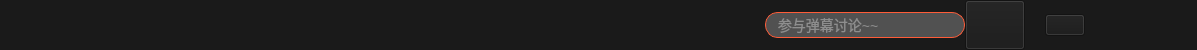
<?xml version="1.0" encoding="UTF-8"?>
<ui version="4.0">
 <class>ControlForm</class>
 <widget class="QWidget" name="ControlForm">
  <property name="geometry">
   <rect>
    <x>0</x>
    <y>0</y>
    <width>1197</width>
    <height>50</height>
   </rect>
  </property>
  <property name="windowTitle">
   <string>Form</string>
  </property>
  <layout class="QHBoxLayout" name="horizontalLayout_2">
   <property name="spacing">
    <number>0</number>
   </property>
   <property name="leftMargin">
    <number>0</number>
   </property>
   <property name="topMargin">
    <number>0</number>
   </property>
   <property name="rightMargin">
    <number>0</number>
   </property>
   <property name="bottomMargin">
    <number>0</number>
   </property>
   <item>
    <widget class="QStackedWidget" name="stackedWidget_control">
     <property name="minimumSize">
      <size>
       <width>0</width>
       <height>50</height>
      </size>
     </property>
     <property name="maximumSize">
      <size>
       <width>16777215</width>
       <height>50</height>
      </size>
     </property>
     <property name="styleSheet">
      <string notr="true">background-color: rgb(26, 26, 26);</string>
     </property>
     <widget class="QWidget" name="stackedWidget_playerPage1">
      <layout class="QHBoxLayout" name="horizontalLayout">
       <property name="spacing">
        <number>0</number>
       </property>
       <property name="leftMargin">
        <number>0</number>
       </property>
       <property name="topMargin">
        <number>0</number>
       </property>
       <property name="rightMargin">
        <number>0</number>
       </property>
       <property name="bottomMargin">
        <number>0</number>
       </property>
       <item>
        <spacer name="horizontalSpacer_3">
         <property name="orientation">
          <enum>Qt::Horizontal</enum>
         </property>
         <property name="sizeType">
          <enum>QSizePolicy::Fixed</enum>
         </property>
         <property name="sizeHint" stdset="0">
          <size>
           <width>20</width>
           <height>20</height>
          </size>
         </property>
        </spacer>
       </item>
       <item>
        <widget class="QPushButton" name="pushButton_previous">
         <property name="minimumSize">
          <size>
           <width>40</width>
           <height>40</height>
          </size>
         </property>
         <property name="styleSheet">
          <string notr="true">QPushButton
{
background-repeat:no-repeat;
background-color:transparent;
border: 1px solid transparent;
/*border-radius:15px;*/
}


QPushButton:pressed
{
border: 1px solid transparent;
}

QPushButton:hover
{

border: 1px solid transparent;
}

QToolTip
{
border:1px solid rgb(118, 118, 118); 
background-color: #ffffff;
color:#484848; font-size:12px;
}</string>
         </property>
         <property name="text">
          <string/>
         </property>
         <property name="flat">
          <bool>false</bool>
         </property>
        </widget>
       </item>
       <item>
        <spacer name="horizontalSpacer_5">
         <property name="orientation">
          <enum>Qt::Horizontal</enum>
         </property>
         <property name="sizeType">
          <enum>QSizePolicy::Fixed</enum>
         </property>
         <property name="sizeHint" stdset="0">
          <size>
           <width>20</width>
           <height>20</height>
          </size>
         </property>
        </spacer>
       </item>
       <item>
        <widget class="QPushButton" name="pushButton_pauseStart">
         <property name="minimumSize">
          <size>
           <width>40</width>
           <height>40</height>
          </size>
         </property>
         <property name="styleSheet">
          <string notr="true">QPushButton
{
background-color:transparent;
border: 1px solid transparent;
/*border-radius:15px;*/
}


QPushButton:pressed
{
border: 1px solid transparent;
}

QPushButton:hover
{
border: 1px solid transparent;
}

QToolTip
{
border:1px solid rgb(118, 118, 118); 
background-color: #ffffff;
color:#484848; font-size:12px;
}</string>
         </property>
         <property name="text">
          <string/>
         </property>
         <property name="flat">
          <bool>false</bool>
         </property>
        </widget>
       </item>
       <item>
        <spacer name="horizontalSpacer_4">
         <property name="orientation">
          <enum>Qt::Horizontal</enum>
         </property>
         <property name="sizeType">
          <enum>QSizePolicy::Fixed</enum>
         </property>
         <property name="sizeHint" stdset="0">
          <size>
           <width>20</width>
           <height>20</height>
          </size>
         </property>
        </spacer>
       </item>
       <item>
        <widget class="QPushButton" name="pushButton_next">
         <property name="minimumSize">
          <size>
           <width>40</width>
           <height>40</height>
          </size>
         </property>
         <property name="styleSheet">
          <string notr="true">QPushButton
{
background-color:transparent;
border: 1px solid transparent;
/*border-radius:15px;*/
}


QPushButton:pressed
{

border: 1px solid transparent;
}

QPushButton:hover
{

border: 1px solid transparent;
}

QToolTip
{
border:1px solid rgb(118, 118, 118); 
background-color: #ffffff;
color:#484848; font-size:12px;
}</string>
         </property>
         <property name="text">
          <string/>
         </property>
         <property name="flat">
          <bool>false</bool>
         </property>
        </widget>
       </item>
       <item>
        <spacer name="horizontalSpacer_20">
         <property name="orientation">
          <enum>Qt::Horizontal</enum>
         </property>
         <property name="sizeHint" stdset="0">
          <size>
           <width>40</width>
           <height>20</height>
          </size>
         </property>
        </spacer>
       </item>
       <item>
        <widget class="QLineEdit" name="lineEdit_danmu">
         <property name="minimumSize">
          <size>
           <width>35</width>
           <height>26</height>
          </size>
         </property>
         <property name="maximumSize">
          <size>
           <width>200</width>
           <height>26</height>
          </size>
         </property>
         <property name="styleSheet">
          <string notr="true">/*搜索框*/
QLineEdit
{
color:#cccccc;
font-family:&quot;微软雅黑&quot;;
font-size:14px;
background-color: rgb(81, 81, 81);
selection-background-color: #D1DBCB;
border:1px solid #ff5c38;
border-top-left-radius:13;
border-top-right-radius:13;
border-bottom-right-radius:13;
border-bottom-left-radius:13;
padding-right:10px;
padding-left:10px;
}


QLineEdit:hover
{
color:#cccccc;
font-family:&quot;微软雅黑&quot;;
font-size:14px;
selection-background-color: #D1DBCB;
border:1px solid #ff5c38;
border-top-left-radius:13;
border-top-right-radius:13;
border-bottom-right-radius:13;
border-bottom-left-radius:13;
padding-right:10px;
padding-left:10px;
}

</string>
         </property>
         <property name="text">
          <string/>
         </property>
         <property name="placeholderText">
          <string>参与弹幕讨论~~</string>
         </property>
        </widget>
       </item>
       <item>
        <widget class="QPushButton" name="pushButton_danmu">
         <property name="minimumSize">
          <size>
           <width>60</width>
           <height>50</height>
          </size>
         </property>
         <property name="maximumSize">
          <size>
           <width>60</width>
           <height>50</height>
          </size>
         </property>
         <property name="styleSheet">
          <string notr="true">QPushButton
{
border-image: url(:/images/tanmuClose.png);
}
QPushButton:checked
{
border-image: url(:/images/tanmuOpen.png);
border: 1px solid #5F92B2;
}
QPushButton:hover
{
/*background-color: qconicalgradient(cx:0.5, cy:0.522909, angle:179.9, 
	stop:0.494318 rgba(181, 225, 250, 255), stop:0.5 rgba(222, 242, 251, 255));*/
border: 1px solid #3C80B1;
border:none;
}

QToolTip
{
border:1px solid rgb(118, 118, 118); 
background-color: #ffffff;
color:#484848; font-size:12px;
}</string>
         </property>
         <property name="text">
          <string/>
         </property>
        </widget>
       </item>
       <item>
        <spacer name="horizontalSpacer_15">
         <property name="orientation">
          <enum>Qt::Horizontal</enum>
         </property>
         <property name="sizeType">
          <enum>QSizePolicy::Fixed</enum>
         </property>
         <property name="sizeHint" stdset="0">
          <size>
           <width>20</width>
           <height>20</height>
          </size>
         </property>
        </spacer>
       </item>
       <item>
        <widget class="QPushButton" name="Btn_adjust">
         <property name="minimumSize">
          <size>
           <width>20</width>
           <height>20</height>
          </size>
         </property>
         <property name="styleSheet">
          <string notr="true">QPushButton
{
border-image: url(:/images/set.png);
}

QPushButton:hover
{
border-image: url(:/images/set_hover.png);
}</string>
         </property>
         <property name="text">
          <string/>
         </property>
        </widget>
       </item>
       <item>
        <spacer name="horizontalSpacer_14">
         <property name="orientation">
          <enum>Qt::Horizontal</enum>
         </property>
         <property name="sizeType">
          <enum>QSizePolicy::Fixed</enum>
         </property>
         <property name="sizeHint" stdset="0">
          <size>
           <width>20</width>
           <height>20</height>
          </size>
         </property>
        </spacer>
       </item>
       <item>
        <widget class="QPushButton" name="pushButton_sound">
         <property name="minimumSize">
          <size>
           <width>30</width>
           <height>30</height>
          </size>
         </property>
         <property name="maximumSize">
          <size>
           <width>16777215</width>
           <height>16777215</height>
          </size>
         </property>
         <property name="styleSheet">
          <string notr="true">QPushButton
{

	/*background-color:qlineargradient(spread:pad, x1:0, y1:0, x2:1, y2:0, stop:0 rgba(231,80,229, 255), stop:1 rgba(7,208,255, 255));*/
background-color: transparent;
	border:none;

}
QPushButton:pressed
{
	border: 1px solid #5F92B2;
}
QPushButton:hover{
/*background-color: qconicalgradient(cx:0.5, cy:0.522909, angle:179.9, 
	stop:0.494318 rgba(181, 225, 250, 255), stop:0.5 rgba(222, 242, 251, 255));*/
border: 1px solid #3C80B1;
border:none;
}

QToolTip
{
border:1px solid rgb(118, 118, 118); 
background-color: #ffffff;
color:#484848; font-size:12px;
}</string>
         </property>
         <property name="text">
          <string/>
         </property>
        </widget>
       </item>
       <item>
        <spacer name="horizontalSpacer_21">
         <property name="orientation">
          <enum>Qt::Horizontal</enum>
         </property>
         <property name="sizeType">
          <enum>QSizePolicy::Fixed</enum>
         </property>
         <property name="sizeHint" stdset="0">
          <size>
           <width>20</width>
           <height>20</height>
          </size>
         </property>
        </spacer>
       </item>
       <item>
        <widget class="QPushButton" name="pushButton_curlist">
         <property name="minimumSize">
          <size>
           <width>20</width>
           <height>20</height>
          </size>
         </property>
         <property name="maximumSize">
          <size>
           <width>20</width>
           <height>20</height>
          </size>
         </property>
         <property name="styleSheet">
          <string notr="true">QPushButton
{
	
	/*background-color:qlineargradient(spread:pad, x1:0, y1:0, x2:1, y2:0, stop:0 rgba(231,80,229, 255), stop:1 rgba(7,208,255, 255));*/
background-color: transparent;
	border-image: url(:/images/curplaylist_normal.png);
	border:none;

}
QPushButton:pressed
{
	border: 1px solid #5F92B2;
}
QPushButton:hover{
/*background-color: qconicalgradient(cx:0.5, cy:0.522909, angle:179.9, 
	stop:0.494318 rgba(181, 225, 250, 255), stop:0.5 rgba(222, 242, 251, 255));*/
border: 1px solid #3C80B1;
border-image: url(:/images/curplaylist_hover.png);
border:none;
}

QToolTip
{
border:1px solid rgb(118, 118, 118); 
background-color: #ffffff;
color:#484848; font-size:12px;
}</string>
         </property>
         <property name="text">
          <string/>
         </property>
        </widget>
       </item>
       <item>
        <spacer name="horizontalSpacer_24">
         <property name="orientation">
          <enum>Qt::Horizontal</enum>
         </property>
         <property name="sizeType">
          <enum>QSizePolicy::Fixed</enum>
         </property>
         <property name="sizeHint" stdset="0">
          <size>
           <width>20</width>
           <height>20</height>
          </size>
         </property>
        </spacer>
       </item>
      </layout>
     </widget>
    </widget>
   </item>
  </layout>
 </widget>
 <resources/>
 <connections/>
</ui>
